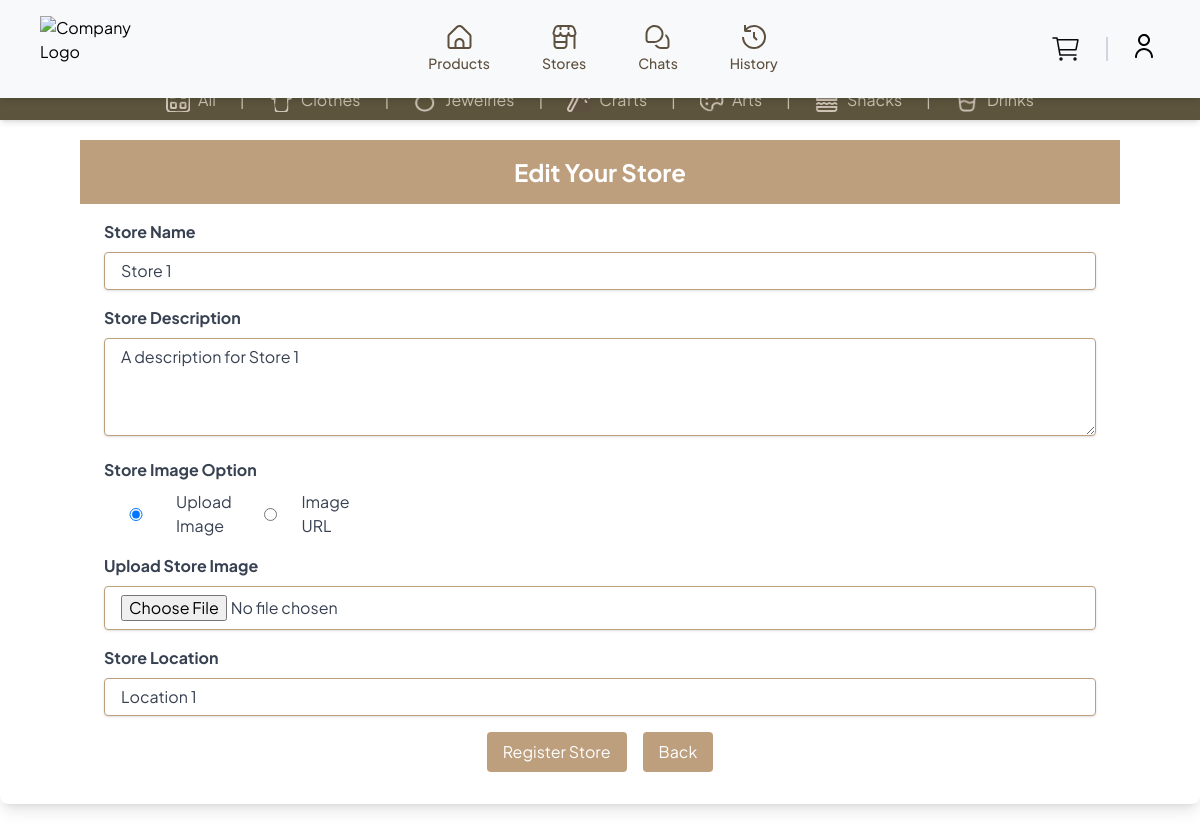
Page /stores/edit/1/ (signed in) on the committed database.
### stores/models.py (models this page shows, shortened)
class Store(models.Model):
  name = models.CharField(max_length=100)
  location = models.CharField(max_length=255, blank=True)  # Keep only one location field
  description = models.TextField(blank=True)
  owner_id = models.ForeignKey(User, on_delete=models.CASCADE, related_name='stores')
  created_at = models.DateTimeField(auto_now_add=True)
  updated_at = models.DateTimeField(auto_now=True)
  photo_upload = models.ImageField(upload_to='store_images/', blank=True, null=True)
  photo = models.URLField(blank=True, null=True)

### stores/views.py (the view)
# urls.py: path('edit/<int:id>/', edit_store, name='edit_store'),
@login_required(login_url="/login")
def edit_store(request, id):
    store = get_object_or_404(Store, id=id)
    if request.method == 'POST':
        form = StoreForm(request.POST, request.FILES, instance=store)
        if form.is_valid():
            form.save()
            return redirect('stores:owner_store_view', store.id)
    else:
        form = StoreForm(instance=store)
    return render(request, 'edit_store.html', {'form': form, 'store': store})

### stores/forms.py (shortened to what this page needs)
class StoreForm(forms.ModelForm):
    CHOICES = [
        ('upload', 'Upload Image'),
        ('url', 'Image URL')
    ]
    choice = forms.ChoiceField(choices=CHOICES, widget=forms.RadioSelect, label="Choose Image Source")
    class Meta:
        model = Store
        fields = ['name', 'description', 'location', 'photo_upload', 'photo', 'choice']
        widgets = {
            'name': forms.TextInput(attrs={'class': 'form-control'}),
            'description': forms.Textarea(attrs={'class': 'form-control'}),
            'location': forms.TextInput(attrs={'class': 'form-control'}),
            'photo': forms.TextInput(attrs={'class': 'form-control', 'placeholder': 'Enter image URL'}),
            'photo_upload': forms.ClearableFileInput(attrs={'class': 'form-control'}),
        }

### main/context_processors.py (called while the page is built)
def navbar_links(request):
    links = {
        "products": {
            "url": "/products",
            "filename": "home_icon.html",
            "user_only": False
        },
        "stores": {
            "url": "/stores/",
            "filename": "store_icon.html",
            "user_only": False
        },
        "chats": {
            "url": "/chats/",
            "filename": "chat_icon.html",
            "user_only": True
        },
        "history": {
            "url": "/carts/history/",
            "filename": "history_icon.html",
            "user_only": True
        },
    }
    return {'links': links}

### stores/templates/edit_store.html (shortened to what this page needs)
{% extends "base.html" %}
{% load static %}
{% block content %}
<div class="relative w-full px-10 mx-auto overflow-hidden bg-white rounded-lg shadow-lg max-w-7xl md:px-20">
    <div class="px-6 py-4 text-2xl font-bold text-center text-white bg-secondary font-body">
        Edit Your Store
    </div>
    <form id="register-form" class="px-6 py-4" method="POST" enctype="multipart/form-data">
        <div class="mb-4">
            <label class="block mb-2 font-bold text-gray-700" for="id_name">
                Store Name
            </label>
            <input
                class="w-full px-4 py-2 leading-tight text-gray-700 border rounded shadow appearance-none focus:outline-none focus:shadow-outline"
                id="id_name" name="name" type="text" placeholder="Enter store name" value="{{ store.name }}" required>
        </div>
        <div class="mb-4">
            <label class="block mb-2 font-bold text-gray-700" for="id_description">
                Store Description
            </label>
            <textarea
                class="w-full px-4 py-2 leading-tight text-gray-700 border rounded shadow appearance-none focus:outline-none focus:shadow-outline"
                id="id_description" name="description" rows="4" placeholder="Enter store description">{{ store.description }}</textarea>
        </div>
        <div class="mb-4">
            <label class="block mb-2 font-bold text-gray-700">
                Store Image Option
            </label>
            <div class="flex items-center gap-4">
                <label class="flex items-center text-gray-700">
                    <input type="radio" name="choice" value="upload" class="mr-2" checked> Upload Image
                </label>
                <label class="flex items-center text-gray-700">
                    <input type="radio" name="choice" value="url" class="mr-2"> Image URL
                </label>
            </div>
        </div>
        <div id="photo-upload-field" class="mb-4">
            <label class="block mb-2 font-bold text-gray-700" for="id_photo_upload">
                Upload Store Image
            </label>
            <input
                class="w-full px-4 py-2 leading-tight text-gray-700 border rounded shadow appearance-none focus:outline-none focus:shadow-outline"
                id="id_photo_upload" name="photo_upload" type="file">
        </div>
        <div class="mb-4">
            <label class="block mb-2 font-bold text-gray-700" for="id_location">
                Store Location
            </label>
            <input
                class="w-full px-4 py-2 leading-tight text-gray-700 border rounded shadow appearance-none focus:outline-none focus:shadow-outline"
                id="id_location" name="location" type="text" placeholder="Enter store location" value="{{ store.location }}" required>
        </div>
        <div class="flex items-center justify-center gap-4 mb-4">
            <button
                class="px-4 py-2 text-white rounded bg-secondary hover:bg-gray-800 focus:outline-none focus:shadow-outline"
                type="submit">
                Register Store
            </button>
            <a
                href="{% url 'stores:owner_store_view' store.id %}"
                class="px-4 py-2 text-white rounded bg-secondary hover:bg-gray-800 focus:outline-none focus:shadow-outline">
                Back
            </a>
        </div>
    </form>
</div>
{% endblock content %}

### static/css/global.css (style rules this page uses)
:root { --white1: #f8f9fa; --black1: #0a0908; --primary: #eae0d5; --secondary: #bd9f7e; --accent: #5e503f; }
.font-body { font-family: "Plus Jakarta Sans", serif; }
.bg-secondary { background-color: var(--secondary); }
form input, form textarea, form select { width: 100%; padding: 0.5rem; border: 1px solid var(--secondary); border-radius: 0.375rem; }

### rows in the picture
Store: name "Store 1", description "A description for Store 1", location "Location 1"

### other values in the picture
{{ key|title }} "Products" "Stores" "Chats" "History"
